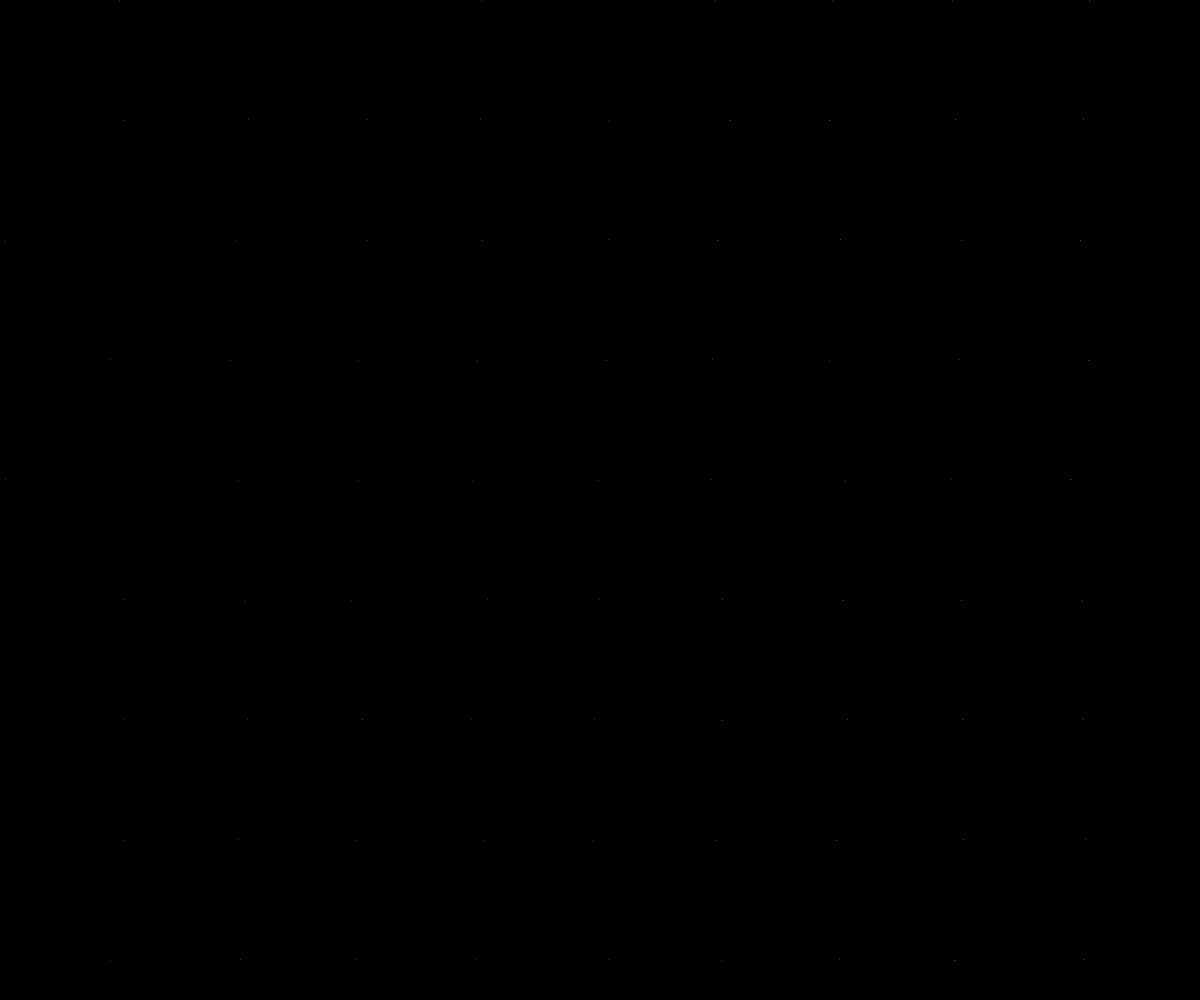
Frame 1 (no input)
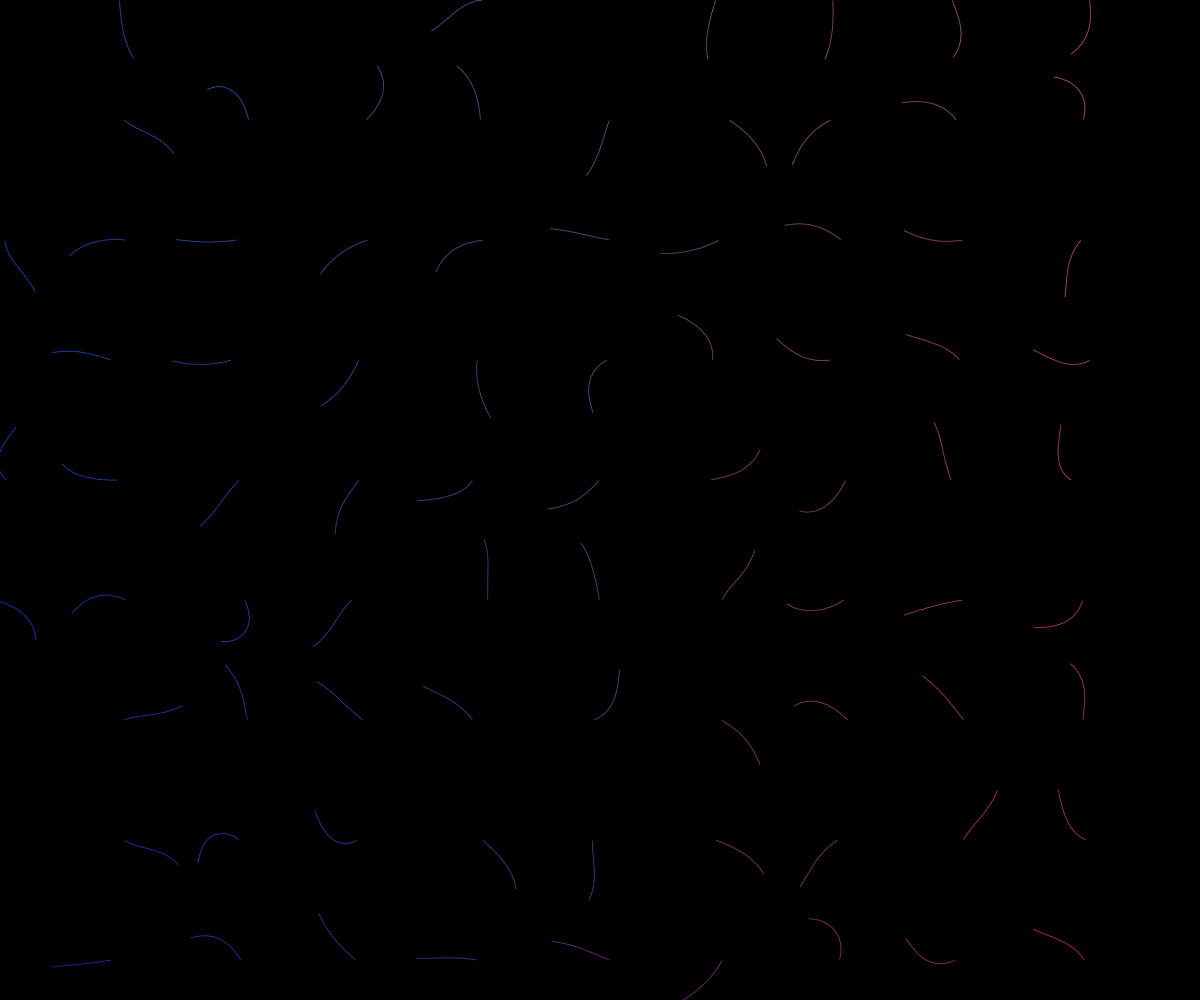
Frame 60 (no input)
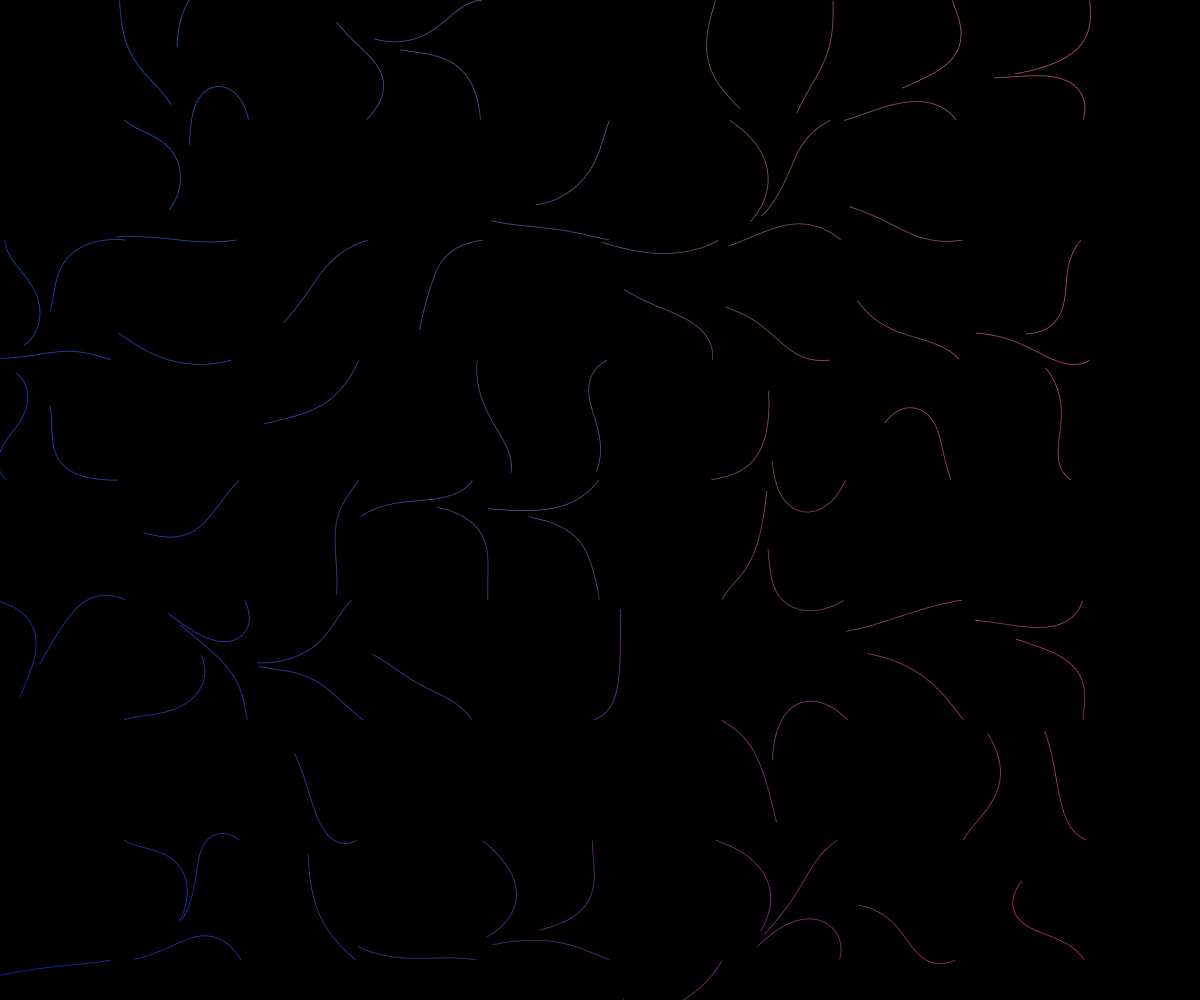
Frame 120 (the mouse pressed at the canvas centre since frame 60)

The p5.js sketch that drew these frames (run headless with seeded random() and noise() and a simulated clock; from frame 60 on, the mouse is pressed at the canvas centre):

// p5.js sketch
// ── sketch.js
let points= []
var mult = 0.007
function setup() {
  createCanvas(windowWidth, windowHeight);
  background(0)
  angleMode(DEGREES)
  noiseDetail(1)
  
  var density = 10
  var space = width/density
  for(let x= 0; x < width; x+= space){
      for (let y = 0; y < height; y += space){
        var p = createVector(x + random(-10,10),y)
        points.push(p)
      }
      }
  shuffle(points, true)
  r1 = random(255)
  r2 = random(255)
  g1 = random(255)
  g2 = random(255)
  b1 = random(255)
  b2 = random(255)
}

function draw() {
  noStroke()
  fill(255)
  if (frameCount <= points.length){
    var max = frameCount
  } else {
     var max = points.length
  }
  
  for (let i =0; i< points.length; i++){
    
    var r = map(points[i].x , 0, width, r1, r2)
    var g = map(points[i].y , 0, width, g1, g2)
    var b = map(points[i].x , 0, width, b1, b2)
    
    fill(r,g,b)
    
    var angle = map(noise(points[i].x * mult,points[i].y* mult), 0, 1, 0, 720)
    
    points[i].add(createVector(cos(angle), sin(angle)))
//     if(dist(width/2, height/2, points[i].x, points[i].y)<200){
      
    
//     ellipse(points[i].x , points[i].y, 1)
//     }
     ellipse(points[i].x , points[i].y, 1)
  }
}
